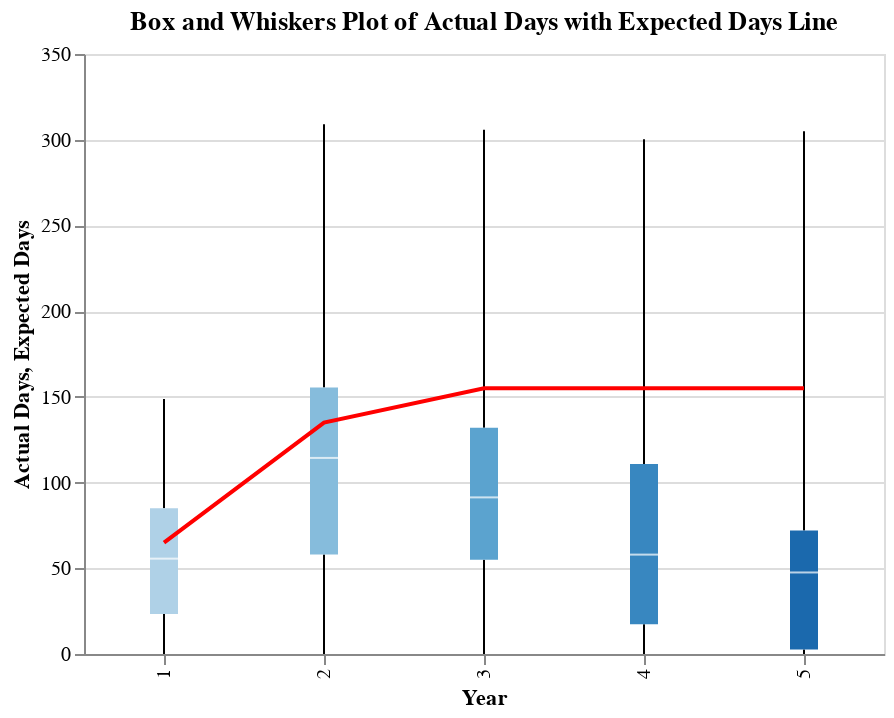

The code cell stored with this chart in its notebook:
### Code cell
import altair as alt
# Create the box and whiskers plot
boxplot = alt.Chart(df).mark_boxplot(extent='min-max').encode(
    x=alt.X('Year:O', title='Year'),
    y=alt.Y('Sum of Actual Days:Q', title='Actual Days'),
    color=alt.Color('Year:O', legend=None)
)
expected_days_data = pd.DataFrame({
    'Year': [1, 2, 3, 4, 5],
    'Expected Days': [65, 135, 155, 155, 155]
})

line_chart = alt.Chart(expected_days_data).mark_line(color='red').encode(
    x=alt.X('Year:O', title='Year'),
    y=alt.Y('Expected Days:Q', title='Expected Days'),
)

# Combine the two charts
combined_chart = alt.layer(boxplot, line_chart).resolve_scale(
    
).properties(
    title='Box and Whiskers Plot of Actual Days with Expected Days Line',
    width=400
)

# Render the chart
combined_chart

### Figure 1 — Vega-Lite specification as saved in the notebook (floating-point values rounded to 4 significant figures; data arrays with more than 128 entries replaced by an {"elided": "..."} marker saying what was removed)
{"config": {"view": {"continuousWidth": 300, "continuousHeight": 300}}, "layer": [{"data": {"name": "data-a4c0b78f2f6391a623cf6b46ec73b20e"}, "mark": {"type": "boxplot", "extent": "min-max"}, "encoding": {"color": {"field": "Year", "legend": null, "type": "ordinal"}, "x": {"field": "Year", "title": "Year", "type": "ordinal"}, "y": {"field": "Sum of Actual Days", "title": "Actual Days", "type": "quantitative"}}}, {"data": {"name": "data-03754908b275bb71fcb40fe633f717e7"}, "mark": {"type": "line", "color": "red"}, "encoding": {"x": {"field": "Year", "title": "Year", "type": "ordinal"}, "y": {"field": "Expected Days", "title": "Expected Days", "type": "quantitative"}}}], "resolve": {"scale": {}}, "title": "Box and Whiskers Plot of Actual Days with Expected Days Line", "width": 400, "$schema": "https://vega.github.io/schema/vega-lite/v5.17.0.json", "datasets": {"data-a4c0b78f2f6391a623cf6b46ec73b20e": {"elided": "483 records"}, "data-03754908b275bb71fcb40fe633f717e7": [{"Year": 1, "Expected Days": 65}, {"Year": 2, "Expected Days": 135}, {"Year": 3, "Expected Days": 155}, {"Year": 4, "Expected Days": 155}, {"Year": 5, "Expected Days": 155}]}}
